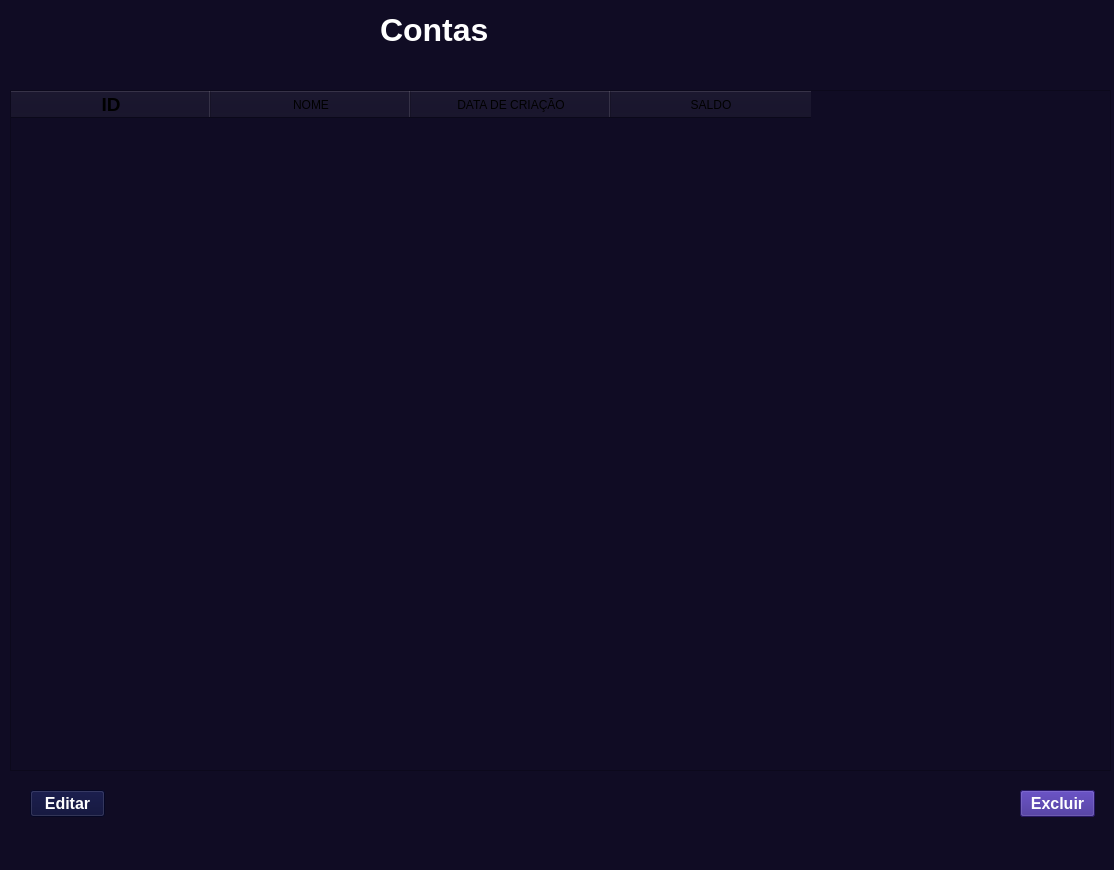
<?xml version="1.0" encoding="UTF-8"?>
<ui version="4.0">
 <class>MainWindow</class>
 <widget class="QMainWindow" name="MainWindow">
  <property name="geometry">
   <rect>
    <x>0</x>
    <y>0</y>
    <width>1114</width>
    <height>870</height>
   </rect>
  </property>
  <property name="windowTitle">
   <string>MainWindow</string>
  </property>
  <property name="styleSheet">
   <string notr="true">
background-color: rgb(16, 12, 36);</string>
  </property>
  <widget class="QWidget" name="centralwidget">
   <widget class="QLabel" name="label">
    <property name="geometry">
     <rect>
      <x>380</x>
      <y>10</y>
      <width>322</width>
      <height>39</height>
     </rect>
    </property>
    <property name="font">
     <font>
      <pointsize>24</pointsize>
      <weight>75</weight>
      <bold>true</bold>
     </font>
    </property>
    <property name="styleSheet">
     <string notr="true">
color: rgb(255, 255, 255);</string>
    </property>
    <property name="text">
     <string>Contas</string>
    </property>
   </widget>
   <widget class="QTableWidget" name="tableWidget">
    <property name="geometry">
     <rect>
      <x>10</x>
      <y>90</y>
      <width>1101</width>
      <height>681</height>
     </rect>
    </property>
    <property name="styleSheet">
     <string notr="true">background-color: rgb(20, 12, 52);
color: rgb(255, 255, 255);

}
QHeaderView::section
{
border:none;
font: 700 12pt &quot;Arial&quot;;
background-color: rgb(24,12,52)
}
QLayout::setSizeConstraint
{</string>
    </property>
    <property name="showGrid">
     <bool>true</bool>
    </property>
    <attribute name="horizontalHeaderCascadingSectionResizes">
     <bool>false</bool>
    </attribute>
    <attribute name="horizontalHeaderDefaultSectionSize">
     <number>200</number>
    </attribute>
    <column>
     <property name="text">
      <string>ID</string>
     </property>
     <property name="font">
      <font>
       <pointsize>14</pointsize>
       <weight>75</weight>
       <bold>true</bold>
      </font>
     </property>
     <property name="background">
      <color>
       <red>20</red>
       <green>12</green>
       <blue>52</blue>
      </color>
     </property>
    </column>
    <column>
     <property name="text">
      <string>NOME</string>
     </property>
    </column>
    <column>
     <property name="text">
      <string>DATA DE CRIAÇÃO</string>
     </property>
    </column>
    <column>
     <property name="text">
      <string>SALDO</string>
     </property>
    </column>
   </widget>
   <widget class="QPushButton" name="pushButton">
    <property name="geometry">
     <rect>
      <x>1020</x>
      <y>790</y>
      <width>75</width>
      <height>27</height>
     </rect>
    </property>
    <property name="font">
     <font>
      <pointsize>12</pointsize>
      <weight>75</weight>
      <bold>true</bold>
     </font>
    </property>
    <property name="styleSheet">
     <string notr="true">background-color: rgb(187, 15, 255);
color: rgb(255, 255, 255);
background-color: rgb(54, 32, 140);</string>
    </property>
    <property name="text">
     <string>Excluir</string>
    </property>
   </widget>
   <widget class="QPushButton" name="pushButton_2">
    <property name="geometry">
     <rect>
      <x>30</x>
      <y>790</y>
      <width>75</width>
      <height>27</height>
     </rect>
    </property>
    <property name="font">
     <font>
      <pointsize>12</pointsize>
      <weight>75</weight>
      <bold>true</bold>
     </font>
    </property>
    <property name="styleSheet">
     <string notr="true">color: rgb(255, 255, 255);
background-color: rgb(7, 10, 52);</string>
    </property>
    <property name="text">
     <string>Editar</string>
    </property>
   </widget>
  </widget>
  <widget class="QMenuBar" name="menubar">
   <property name="geometry">
    <rect>
     <x>0</x>
     <y>0</y>
     <width>1114</width>
     <height>21</height>
    </rect>
   </property>
  </widget>
  <widget class="QStatusBar" name="statusbar"/>
 </widget>
 <resources/>
 <connections/>
</ui>
